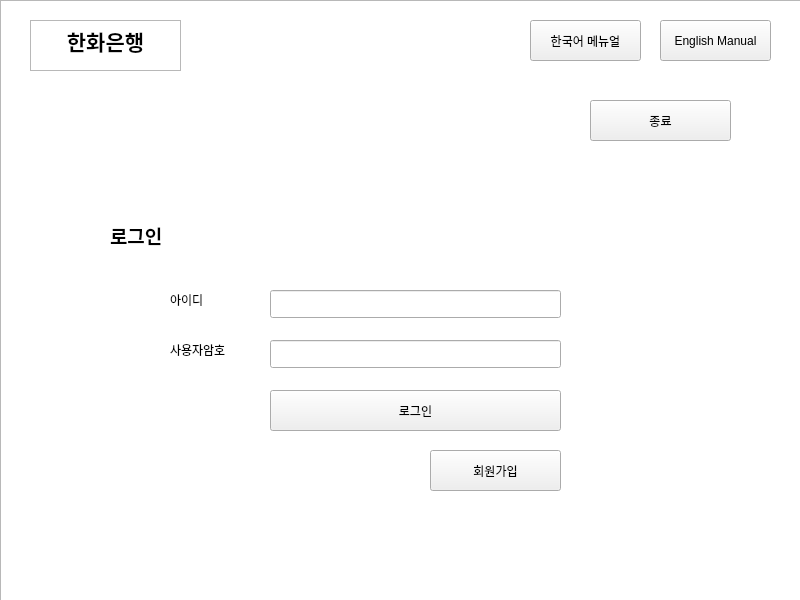
<?xml version="1.0" encoding="UTF-8"?>
<ui version="4.0">
 <class>Bank</class>
 <widget class="QWidget" name="Bank">
  <property name="geometry">
   <rect>
    <x>0</x>
    <y>0</y>
    <width>800</width>
    <height>600</height>
   </rect>
  </property>
  <property name="windowTitle">
   <string>Bank</string>
  </property>
  <widget class="QTextBrowser" name="textBrowser">
   <property name="geometry">
    <rect>
     <x>30</x>
     <y>20</y>
     <width>151</width>
     <height>51</height>
    </rect>
   </property>
   <property name="html">
    <string>&lt;!DOCTYPE HTML PUBLIC &quot;-//W3C//DTD HTML 4.0//EN&quot; &quot;http://www.w3.org/TR/REC-html40/strict.dtd&quot;&gt;
&lt;html&gt;&lt;head&gt;&lt;meta name=&quot;qrichtext&quot; content=&quot;1&quot; /&gt;&lt;meta charset=&quot;utf-8&quot; /&gt;&lt;style type=&quot;text/css&quot;&gt;
p, li { white-space: pre-wrap; }
hr { height: 1px; border-width: 0; }
li.unchecked::marker { content: &quot;\2610&quot;; }
li.checked::marker { content: &quot;\2612&quot;; }
&lt;/style&gt;&lt;/head&gt;&lt;body style=&quot; font-family:'맑은 고딕'; font-size:9pt; font-weight:400; font-style:normal;&quot;&gt;
&lt;p align=&quot;center&quot; style=&quot; margin-top:0px; margin-bottom:0px; margin-left:0px; margin-right:0px; -qt-block-indent:0; text-indent:0px;&quot;&gt;&lt;span style=&quot; font-size:16pt; font-weight:700;&quot;&gt;한화은행&lt;/span&gt;&lt;/p&gt;&lt;/body&gt;&lt;/html&gt;</string>
   </property>
  </widget>
  <widget class="QStackedWidget" name="selectLoginService">
   <property name="geometry">
    <rect>
     <x>30</x>
     <y>90</y>
     <width>741</width>
     <height>481</height>
    </rect>
   </property>
   <property name="currentIndex">
    <number>0</number>
   </property>
   <widget class="QWidget" name="w_login">
    <widget class="QStackedWidget" name="selectLoginSignup">
     <property name="geometry">
      <rect>
       <x>30</x>
       <y>80</y>
       <width>681</width>
       <height>371</height>
      </rect>
     </property>
     <property name="currentIndex">
      <number>0</number>
     </property>
     <widget class="QWidget" name="login">
      <widget class="QLabel" name="label_4">
       <property name="geometry">
        <rect>
         <x>110</x>
         <y>120</y>
         <width>62</width>
         <height>20</height>
        </rect>
       </property>
       <property name="text">
        <string>아이디</string>
       </property>
      </widget>
      <widget class="QLabel" name="label_5">
       <property name="geometry">
        <rect>
         <x>110</x>
         <y>170</y>
         <width>81</width>
         <height>20</height>
        </rect>
       </property>
       <property name="text">
        <string>사용자암호</string>
       </property>
      </widget>
      <widget class="QLineEdit" name="input_loginId">
       <property name="geometry">
        <rect>
         <x>210</x>
         <y>120</y>
         <width>291</width>
         <height>28</height>
        </rect>
       </property>
       <property name="text">
        <string/>
       </property>
      </widget>
      <widget class="QLineEdit" name="input_loginPw">
       <property name="geometry">
        <rect>
         <x>210</x>
         <y>170</y>
         <width>291</width>
         <height>28</height>
        </rect>
       </property>
       <property name="text">
        <string/>
       </property>
       <property name="echoMode">
        <enum>QLineEdit::EchoMode::Password</enum>
       </property>
      </widget>
      <widget class="QPushButton" name="btn_login">
       <property name="geometry">
        <rect>
         <x>210</x>
         <y>220</y>
         <width>291</width>
         <height>41</height>
        </rect>
       </property>
       <property name="text">
        <string>로그인</string>
       </property>
       <property name="autoDefault">
        <bool>true</bool>
       </property>
      </widget>
      <widget class="QPushButton" name="btn_loginToSignup">
       <property name="geometry">
        <rect>
         <x>370</x>
         <y>280</y>
         <width>131</width>
         <height>41</height>
        </rect>
       </property>
       <property name="text">
        <string>회원가입</string>
       </property>
       <property name="autoDefault">
        <bool>true</bool>
       </property>
      </widget>
      <widget class="QLabel" name="label_9">
       <property name="geometry">
        <rect>
         <x>50</x>
         <y>50</y>
         <width>91</width>
         <height>31</height>
        </rect>
       </property>
       <property name="font">
        <font>
         <pointsize>14</pointsize>
         <bold>true</bold>
        </font>
       </property>
       <property name="text">
        <string>로그인</string>
       </property>
      </widget>
     </widget>
     <widget class="QWidget" name="signup">
      <widget class="QLabel" name="label_6">
       <property name="geometry">
        <rect>
         <x>40</x>
         <y>50</y>
         <width>91</width>
         <height>31</height>
        </rect>
       </property>
       <property name="font">
        <font>
         <pointsize>14</pointsize>
         <bold>true</bold>
        </font>
       </property>
       <property name="text">
        <string>회원가입</string>
       </property>
      </widget>
      <widget class="QLabel" name="label_8">
       <property name="geometry">
        <rect>
         <x>110</x>
         <y>170</y>
         <width>81</width>
         <height>20</height>
        </rect>
       </property>
       <property name="text">
        <string>사용자암호</string>
       </property>
      </widget>
      <widget class="QLineEdit" name="input_signupId">
       <property name="geometry">
        <rect>
         <x>210</x>
         <y>120</y>
         <width>291</width>
         <height>28</height>
        </rect>
       </property>
       <property name="text">
        <string/>
       </property>
      </widget>
      <widget class="QLineEdit" name="input_signupPw">
       <property name="geometry">
        <rect>
         <x>210</x>
         <y>170</y>
         <width>291</width>
         <height>28</height>
        </rect>
       </property>
       <property name="text">
        <string/>
       </property>
       <property name="echoMode">
        <enum>QLineEdit::EchoMode::Password</enum>
       </property>
      </widget>
      <widget class="QLabel" name="label_7">
       <property name="geometry">
        <rect>
         <x>110</x>
         <y>120</y>
         <width>62</width>
         <height>20</height>
        </rect>
       </property>
       <property name="text">
        <string>아이디</string>
       </property>
      </widget>
      <widget class="QPushButton" name="btn_signup">
       <property name="geometry">
        <rect>
         <x>210</x>
         <y>220</y>
         <width>291</width>
         <height>41</height>
        </rect>
       </property>
       <property name="text">
        <string>회원가입</string>
       </property>
       <property name="autoDefault">
        <bool>true</bool>
       </property>
      </widget>
      <widget class="QPushButton" name="btn_cancelSignup">
       <property name="geometry">
        <rect>
         <x>370</x>
         <y>280</y>
         <width>131</width>
         <height>41</height>
        </rect>
       </property>
       <property name="text">
        <string>뒤로가기</string>
       </property>
       <property name="autoDefault">
        <bool>true</bool>
       </property>
      </widget>
     </widget>
    </widget>
    <widget class="QPushButton" name="btn_exit1">
     <property name="geometry">
      <rect>
       <x>560</x>
       <y>10</y>
       <width>141</width>
       <height>41</height>
      </rect>
     </property>
     <property name="text">
      <string>종료</string>
     </property>
     <property name="autoDefault">
      <bool>true</bool>
     </property>
    </widget>
   </widget>
   <widget class="QWidget" name="w_service">
    <widget class="QTabWidget" name="selectService">
     <property name="geometry">
      <rect>
       <x>40</x>
       <y>30</y>
       <width>661</width>
       <height>431</height>
      </rect>
     </property>
     <property name="currentIndex">
      <number>4</number>
     </property>
     <widget class="QWidget" name="w_checkAccount">
      <attribute name="title">
       <string>조회</string>
      </attribute>
      <widget class="QLabel" name="label_14">
       <property name="geometry">
        <rect>
         <x>30</x>
         <y>20</y>
         <width>91</width>
         <height>31</height>
        </rect>
       </property>
       <property name="font">
        <font>
         <pointsize>14</pointsize>
         <bold>true</bold>
        </font>
       </property>
       <property name="text">
        <string>계좌조회</string>
       </property>
      </widget>
      <widget class="QPushButton" name="btn_checkAccount">
       <property name="geometry">
        <rect>
         <x>400</x>
         <y>320</y>
         <width>231</width>
         <height>41</height>
        </rect>
       </property>
       <property name="text">
        <string>계좌조회</string>
       </property>
       <property name="autoDefault">
        <bool>true</bool>
       </property>
      </widget>
      <widget class="QTextBrowser" name="info_checkAccount">
       <property name="geometry">
        <rect>
         <x>30</x>
         <y>60</y>
         <width>601</width>
         <height>241</height>
        </rect>
       </property>
      </widget>
     </widget>
     <widget class="QWidget" name="w_makeAccount">
      <attribute name="title">
       <string>개설</string>
      </attribute>
      <widget class="QLineEdit" name="input_makeAccountPw">
       <property name="geometry">
        <rect>
         <x>160</x>
         <y>300</y>
         <width>271</width>
         <height>28</height>
        </rect>
       </property>
       <property name="text">
        <string/>
       </property>
       <property name="echoMode">
        <enum>QLineEdit::EchoMode::Password</enum>
       </property>
      </widget>
      <widget class="QLabel" name="label_11">
       <property name="geometry">
        <rect>
         <x>40</x>
         <y>260</y>
         <width>101</width>
         <height>20</height>
        </rect>
       </property>
       <property name="text">
        <string>초기 입금액</string>
       </property>
      </widget>
      <widget class="QLabel" name="label_12">
       <property name="geometry">
        <rect>
         <x>30</x>
         <y>20</y>
         <width>91</width>
         <height>31</height>
        </rect>
       </property>
       <property name="font">
        <font>
         <pointsize>14</pointsize>
         <bold>true</bold>
        </font>
       </property>
       <property name="text">
        <string>계좌개설</string>
       </property>
      </widget>
      <widget class="QLineEdit" name="input_initMoney">
       <property name="geometry">
        <rect>
         <x>160</x>
         <y>260</y>
         <width>271</width>
         <height>28</height>
        </rect>
       </property>
       <property name="text">
        <string/>
       </property>
      </widget>
      <widget class="QPushButton" name="btn_makeAccount">
       <property name="geometry">
        <rect>
         <x>450</x>
         <y>258</y>
         <width>181</width>
         <height>71</height>
        </rect>
       </property>
       <property name="text">
        <string>계좌개설</string>
       </property>
       <property name="autoDefault">
        <bool>true</bool>
       </property>
       <property name="default">
        <bool>false</bool>
       </property>
      </widget>
      <widget class="QLabel" name="label_13">
       <property name="geometry">
        <rect>
         <x>40</x>
         <y>300</y>
         <width>101</width>
         <height>20</height>
        </rect>
       </property>
       <property name="text">
        <string>계좌 비밀번호</string>
       </property>
      </widget>
      <widget class="QTextBrowser" name="info_makeAccount">
       <property name="geometry">
        <rect>
         <x>30</x>
         <y>60</y>
         <width>601</width>
         <height>171</height>
        </rect>
       </property>
      </widget>
     </widget>
     <widget class="QWidget" name="w_deposit">
      <attribute name="title">
       <string>입금</string>
      </attribute>
      <widget class="QLabel" name="label_15">
       <property name="geometry">
        <rect>
         <x>30</x>
         <y>10</y>
         <width>151</width>
         <height>31</height>
        </rect>
       </property>
       <property name="font">
        <font>
         <pointsize>12</pointsize>
         <bold>true</bold>
        </font>
       </property>
       <property name="text">
        <string>[입금] 계좌목록</string>
       </property>
      </widget>
      <widget class="QPushButton" name="btn_depositAccountList">
       <property name="geometry">
        <rect>
         <x>400</x>
         <y>220</y>
         <width>231</width>
         <height>41</height>
        </rect>
       </property>
       <property name="text">
        <string>계좌조회</string>
       </property>
       <property name="autoDefault">
        <bool>true</bool>
       </property>
       <property name="default">
        <bool>false</bool>
       </property>
      </widget>
      <widget class="QPushButton" name="btn_deposit">
       <property name="geometry">
        <rect>
         <x>450</x>
         <y>280</y>
         <width>181</width>
         <height>71</height>
        </rect>
       </property>
       <property name="text">
        <string>입금</string>
       </property>
       <property name="autoDefault">
        <bool>true</bool>
       </property>
      </widget>
      <widget class="QLabel" name="label_16">
       <property name="geometry">
        <rect>
         <x>40</x>
         <y>282</y>
         <width>101</width>
         <height>20</height>
        </rect>
       </property>
       <property name="text">
        <string>입금받을 계좌</string>
       </property>
      </widget>
      <widget class="QLineEdit" name="input_depositAccount">
       <property name="geometry">
        <rect>
         <x>160</x>
         <y>282</y>
         <width>271</width>
         <height>28</height>
        </rect>
       </property>
       <property name="text">
        <string/>
       </property>
      </widget>
      <widget class="QLineEdit" name="input_depositMoney">
       <property name="geometry">
        <rect>
         <x>160</x>
         <y>322</y>
         <width>271</width>
         <height>28</height>
        </rect>
       </property>
       <property name="text">
        <string/>
       </property>
      </widget>
      <widget class="QLabel" name="label_17">
       <property name="geometry">
        <rect>
         <x>40</x>
         <y>322</y>
         <width>101</width>
         <height>20</height>
        </rect>
       </property>
       <property name="text">
        <string>입금하실 금액</string>
       </property>
      </widget>
      <widget class="QTextBrowser" name="info_depositAccountList">
       <property name="geometry">
        <rect>
         <x>30</x>
         <y>50</y>
         <width>601</width>
         <height>161</height>
        </rect>
       </property>
      </widget>
     </widget>
     <widget class="QWidget" name="w_withdraw">
      <attribute name="title">
       <string>출금</string>
      </attribute>
      <widget class="QLabel" name="label_18">
       <property name="geometry">
        <rect>
         <x>40</x>
         <y>292</y>
         <width>101</width>
         <height>20</height>
        </rect>
       </property>
       <property name="text">
        <string>출금하실 금액</string>
       </property>
      </widget>
      <widget class="QTextBrowser" name="info_withdrawAccountList">
       <property name="geometry">
        <rect>
         <x>30</x>
         <y>50</y>
         <width>601</width>
         <height>141</height>
        </rect>
       </property>
      </widget>
      <widget class="QLabel" name="label_19">
       <property name="geometry">
        <rect>
         <x>30</x>
         <y>10</y>
         <width>151</width>
         <height>31</height>
        </rect>
       </property>
       <property name="font">
        <font>
         <pointsize>12</pointsize>
         <bold>true</bold>
        </font>
       </property>
       <property name="text">
        <string>[출금] 계좌목록</string>
       </property>
      </widget>
      <widget class="QLineEdit" name="input_withdrawAccount">
       <property name="geometry">
        <rect>
         <x>160</x>
         <y>252</y>
         <width>271</width>
         <height>28</height>
        </rect>
       </property>
       <property name="text">
        <string/>
       </property>
      </widget>
      <widget class="QPushButton" name="btn_withdrawAccountList">
       <property name="geometry">
        <rect>
         <x>400</x>
         <y>200</y>
         <width>231</width>
         <height>41</height>
        </rect>
       </property>
       <property name="text">
        <string>계좌조회</string>
       </property>
       <property name="autoDefault">
        <bool>true</bool>
       </property>
      </widget>
      <widget class="QPushButton" name="btn_withdraw">
       <property name="geometry">
        <rect>
         <x>450</x>
         <y>290</y>
         <width>181</width>
         <height>71</height>
        </rect>
       </property>
       <property name="text">
        <string>출금</string>
       </property>
       <property name="autoDefault">
        <bool>true</bool>
       </property>
      </widget>
      <widget class="QLabel" name="label_20">
       <property name="geometry">
        <rect>
         <x>40</x>
         <y>252</y>
         <width>101</width>
         <height>20</height>
        </rect>
       </property>
       <property name="text">
        <string>출금할 계좌</string>
       </property>
      </widget>
      <widget class="QLineEdit" name="input_withdrawMoney">
       <property name="geometry">
        <rect>
         <x>160</x>
         <y>292</y>
         <width>271</width>
         <height>28</height>
        </rect>
       </property>
       <property name="text">
        <string/>
       </property>
      </widget>
      <widget class="QLabel" name="label_21">
       <property name="geometry">
        <rect>
         <x>40</x>
         <y>332</y>
         <width>101</width>
         <height>20</height>
        </rect>
       </property>
       <property name="text">
        <string>계좌 비밀번호</string>
       </property>
      </widget>
      <widget class="QLineEdit" name="input_withdrawPw">
       <property name="geometry">
        <rect>
         <x>160</x>
         <y>332</y>
         <width>271</width>
         <height>28</height>
        </rect>
       </property>
       <property name="text">
        <string/>
       </property>
       <property name="echoMode">
        <enum>QLineEdit::EchoMode::Password</enum>
       </property>
      </widget>
     </widget>
     <widget class="QWidget" name="w_sendMoney">
      <attribute name="title">
       <string>이체</string>
      </attribute>
      <widget class="QLabel" name="label_22">
       <property name="geometry">
        <rect>
         <x>40</x>
         <y>230</y>
         <width>101</width>
         <height>20</height>
        </rect>
       </property>
       <property name="text">
        <string>이체할 계좌</string>
       </property>
      </widget>
      <widget class="QLabel" name="label_23">
       <property name="geometry">
        <rect>
         <x>30</x>
         <y>0</y>
         <width>151</width>
         <height>31</height>
        </rect>
       </property>
       <property name="font">
        <font>
         <pointsize>12</pointsize>
         <bold>true</bold>
        </font>
       </property>
       <property name="text">
        <string>[이체] 계좌목록</string>
       </property>
      </widget>
      <widget class="QLineEdit" name="input_transferToAccount">
       <property name="geometry">
        <rect>
         <x>240</x>
         <y>350</y>
         <width>231</width>
         <height>28</height>
        </rect>
       </property>
       <property name="text">
        <string/>
       </property>
      </widget>
      <widget class="QTextBrowser" name="info_transferAccountList">
       <property name="geometry">
        <rect>
         <x>30</x>
         <y>40</y>
         <width>601</width>
         <height>131</height>
        </rect>
       </property>
      </widget>
      <widget class="QLabel" name="label_24">
       <property name="geometry">
        <rect>
         <x>40</x>
         <y>350</y>
         <width>211</width>
         <height>20</height>
        </rect>
       </property>
       <property name="text">
        <string>이체 받을 계좌번호 (14자리)</string>
       </property>
      </widget>
      <widget class="QLabel" name="label_25">
       <property name="geometry">
        <rect>
         <x>40</x>
         <y>310</y>
         <width>101</width>
         <height>20</height>
        </rect>
       </property>
       <property name="text">
        <string>이체할 금액</string>
       </property>
      </widget>
      <widget class="QLineEdit" name="input_transferFromAccount">
       <property name="geometry">
        <rect>
         <x>240</x>
         <y>230</y>
         <width>231</width>
         <height>28</height>
        </rect>
       </property>
       <property name="text">
        <string/>
       </property>
      </widget>
      <widget class="QPushButton" name="btn_transferAccountList">
       <property name="geometry">
        <rect>
         <x>400</x>
         <y>178</y>
         <width>231</width>
         <height>41</height>
        </rect>
       </property>
       <property name="text">
        <string>계좌조회</string>
       </property>
       <property name="autoDefault">
        <bool>true</bool>
       </property>
      </widget>
      <widget class="QLineEdit" name="input_transferMoney">
       <property name="geometry">
        <rect>
         <x>240</x>
         <y>310</y>
         <width>231</width>
         <height>28</height>
        </rect>
       </property>
       <property name="text">
        <string/>
       </property>
      </widget>
      <widget class="QLabel" name="label_26">
       <property name="geometry">
        <rect>
         <x>40</x>
         <y>270</y>
         <width>101</width>
         <height>20</height>
        </rect>
       </property>
       <property name="text">
        <string>계좌 비밀번호</string>
       </property>
      </widget>
      <widget class="QLineEdit" name="input_transferPw">
       <property name="geometry">
        <rect>
         <x>240</x>
         <y>270</y>
         <width>231</width>
         <height>28</height>
        </rect>
       </property>
       <property name="text">
        <string/>
       </property>
       <property name="echoMode">
        <enum>QLineEdit::EchoMode::Password</enum>
       </property>
      </widget>
      <widget class="QPushButton" name="btn_transfer">
       <property name="geometry">
        <rect>
         <x>490</x>
         <y>310</y>
         <width>141</width>
         <height>61</height>
        </rect>
       </property>
       <property name="text">
        <string>이체</string>
       </property>
       <property name="autoDefault">
        <bool>true</bool>
       </property>
      </widget>
     </widget>
    </widget>
    <widget class="QPushButton" name="btn_logout">
     <property name="geometry">
      <rect>
       <x>460</x>
       <y>10</y>
       <width>91</width>
       <height>41</height>
      </rect>
     </property>
     <property name="text">
      <string>로그아웃</string>
     </property>
     <property name="autoDefault">
      <bool>true</bool>
     </property>
    </widget>
    <widget class="QPushButton" name="btn_exit2">
     <property name="geometry">
      <rect>
       <x>560</x>
       <y>10</y>
       <width>141</width>
       <height>41</height>
      </rect>
     </property>
     <property name="text">
      <string>종료</string>
     </property>
     <property name="autoDefault">
      <bool>true</bool>
     </property>
    </widget>
   </widget>
  </widget>
  <widget class="QGraphicsView" name="background">
   <property name="geometry">
    <rect>
     <x>0</x>
     <y>0</y>
     <width>801</width>
     <height>601</height>
    </rect>
   </property>
  </widget>
  <widget class="QPushButton" name="btn_korManual">
   <property name="geometry">
    <rect>
     <x>530</x>
     <y>20</y>
     <width>111</width>
     <height>41</height>
    </rect>
   </property>
   <property name="text">
    <string>한국어 메뉴얼</string>
   </property>
  </widget>
  <widget class="QPushButton" name="btn_engManual">
   <property name="geometry">
    <rect>
     <x>660</x>
     <y>20</y>
     <width>111</width>
     <height>41</height>
    </rect>
   </property>
   <property name="text">
    <string>English Manual</string>
   </property>
  </widget>
  <zorder>background</zorder>
  <zorder>textBrowser</zorder>
  <zorder>selectLoginService</zorder>
  <zorder>btn_korManual</zorder>
  <zorder>btn_engManual</zorder>
 </widget>
 <tabstops>
  <tabstop>textBrowser</tabstop>
  <tabstop>background</tabstop>
  <tabstop>input_signupId</tabstop>
  <tabstop>input_signupPw</tabstop>
  <tabstop>btn_signup</tabstop>
  <tabstop>btn_cancelSignup</tabstop>
  <tabstop>input_loginId</tabstop>
  <tabstop>input_loginPw</tabstop>
  <tabstop>btn_login</tabstop>
  <tabstop>btn_loginToSignup</tabstop>
  <tabstop>btn_exit1</tabstop>
  <tabstop>selectService</tabstop>
  <tabstop>info_makeAccount</tabstop>
  <tabstop>input_initMoney</tabstop>
  <tabstop>input_makeAccountPw</tabstop>
  <tabstop>btn_makeAccount</tabstop>
  <tabstop>info_checkAccount</tabstop>
  <tabstop>btn_checkAccount</tabstop>
  <tabstop>info_depositAccountList</tabstop>
  <tabstop>btn_depositAccountList</tabstop>
  <tabstop>input_depositAccount</tabstop>
  <tabstop>input_depositMoney</tabstop>
  <tabstop>btn_deposit</tabstop>
  <tabstop>info_withdrawAccountList</tabstop>
  <tabstop>btn_withdrawAccountList</tabstop>
  <tabstop>input_withdrawAccount</tabstop>
  <tabstop>input_withdrawMoney</tabstop>
  <tabstop>input_withdrawPw</tabstop>
  <tabstop>btn_withdraw</tabstop>
  <tabstop>info_transferAccountList</tabstop>
  <tabstop>btn_transferAccountList</tabstop>
  <tabstop>input_transferFromAccount</tabstop>
  <tabstop>input_transferPw</tabstop>
  <tabstop>input_transferMoney</tabstop>
  <tabstop>input_transferToAccount</tabstop>
  <tabstop>btn_transfer</tabstop>
  <tabstop>btn_logout</tabstop>
  <tabstop>btn_exit2</tabstop>
 </tabstops>
 <resources/>
 <connections/>
</ui>
